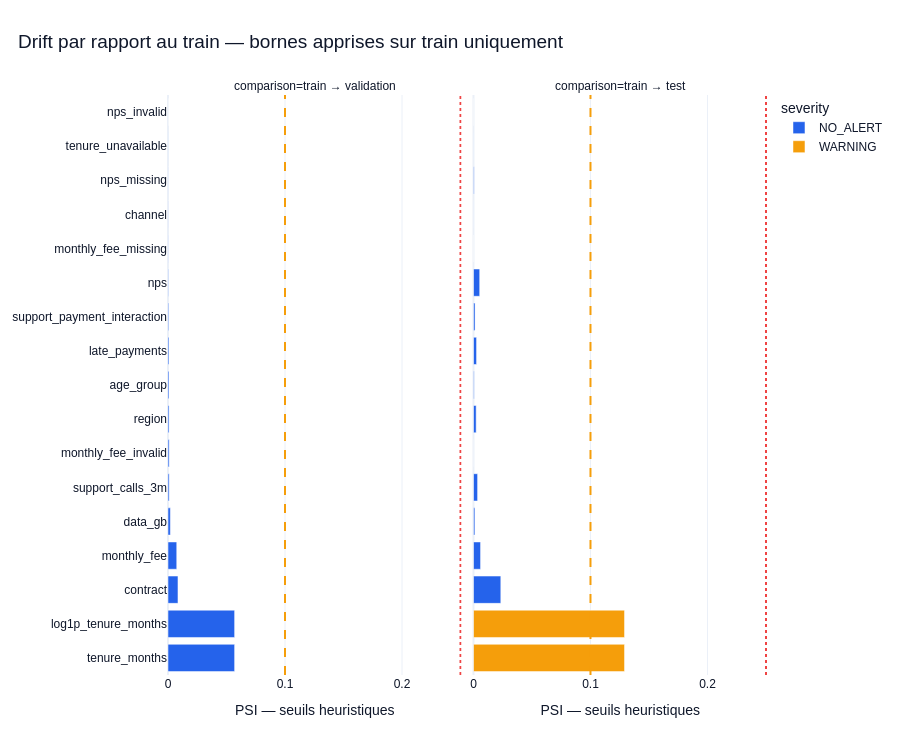

Source (notebook cell):
### Markdown cell above
## 7. Mesurer le drift par rapport au train

**Question.** Les distributions de validation et de test diffèrent-elles de la référence d'apprentissage ?

Le moniteur apprend les bornes numériques et les niveaux de référence **sur le train uniquement**, puis
compare validation et test sans refit. Les manquants ont leur propre modalité ; les variables numériques
à faible cardinalité sont aussi surveillées comme modalités, pour ne pas masquer un changement de constante.

Les indicateurs sont le **PSI**, la **variation totale**, les écarts de manquants et les nouvelles modalités.
Les proportions hors plage numérique du train sont également fournies. Les seuils YAML sont heuristiques,
pas des p-values ; aucun test d'indépendance des snapshots répétés n'est supposé.

**NO_ALERT signifie absence d'alerte selon ces métriques, pas preuve d'absence de drift.** Le drift conditionnel
ou multivarié et la dérive de performance d'un futur modèle ne sont pas certifiés par ce diagnostic univarié.

### Code cell
drift_monitor = DataDriftMonitor(config.drift).fit(result.partitions["train"][feature_columns])
drift_report = pd.concat(
    [
        drift_monitor.compare(result.partitions[name][feature_columns]).assign(
            comparison=f"train → {name}"
        )
        for name in ["validation", "test"]
    ],
    ignore_index=True,
)
fig = plot_drift_summary(drift_report, config.drift)
fig.show(renderer="plotly_mimetype")
print("Alertes détectées")
display(drift_report.loc[drift_report["severity"].ne("NO_ALERT")])

### Figure 1 — Plotly figure (JSON) as saved in the notebook; plotly's stock layout.template omitted (floating-point values rounded to 4 significant figures)
{"data": [{"customdata": [[0.08176, -0.05329, 0.0, 3.245], [0.08176, -0.05329, 0.0, 3.245], [0.04577, 0.0, 0.0, NaN], [0.03863, 0.08399, 0.0, 0.03346], [0.01938, 0.0, 0.0, 0.0], [0.01325, 0.0, 0.0, 0.0], [0.001499, 0.0, 0.0, 0.0], [0.01213, 0.0, 0.0, NaN], [0.0105, -0.5722, 0.0, NaN], [0.007581, 0.0, 0.0, 0.0], [0.008565, 0.0, 0.0, 0.0], [0.005896, 0.4286, 0.0, 0.0], [0.002339, 0.0, 0.0, 0.0], [0.003988, 0.0, 0.0, NaN], [0.004286, 0.0, 0.0, 0.0], [0.0005329, 0.0, 0.0, 0.0], [0.0, 0.0, 0.0, 0.0]], "hovertemplate": "severity=NO_ALERT<br>comparison=train → validation<br>psi=%{x}<br>feature=%{y}<br>total_variation=%{customdata[0]}<br>missing_delta_pp=%{customdata[1]}<br>unseen_percent_of_nonmissing=%{customdata[2]}<br>outside_train_range_percent=%{customdata[3]}<extra></extra>", "legendgroup": "NO_ALERT", "marker": {"color": "#2563EB", "pattern": {"shape": ""}}, "name": "NO_ALERT", "orientation": "h", "showlegend": true, "textposition": "auto", "type": "bar", "x": [0.05694, 0.05694, 0.008531, 0.007468, 0.002017, 0.001002, 0.001, 0.000903, 0.0008461, 0.0008242, 0.0005897, 0.0003518, 0.0001155, 0.0001033, 8.396e-05, 7.299e-05, 0.0], "xaxis": "x", "y": ["tenure_months", "log1p_tenure_months", "contract", "monthly_fee", "data_gb", "support_calls_3m", "monthly_fee_invalid", "region", "age_group", "late_payments", "support_payment_interaction", "nps", "monthly_fee_missing", "channel", "nps_missing", "tenure_unavailable", "nps_invalid"], "yaxis": "y"}, {"customdata": [[0.07564, 0.0, 0.0, NaN], [0.03295, -0.03451, 0.0, 0.03568], [0.02001, 1.102, 0.0, 0.0], [0.02254, 0.0, 0.0, 0.0], [0.009147, 0.0, 0.0, 0.0], [0.01988, 0.0, 0.0, NaN], [0.01171, 0.0, 0.0, 0.0], [0.01386, 0.0, 0.0, 0.0], [0.009331, 0.196, 0.0, NaN], [0.01102, 0.0, 0.0, 0.0], [0.0006252, 0.0, 0.0, 0.0], [0.004357, 0.0, 0.0, NaN], [0.0003768, 0.0, 0.0, 0.0], [3.177e-05, 0.0, 0.0, 0.0], [0.0, 0.0, 0.0, 0.0]], "hovertemplate": "severity=NO_ALERT<br>comparison=train → test<br>psi=%{x}<br>feature=%{y}<br>total_variation=%{customdata[0]}<br>missing_delta_pp=%{customdata[1]}<br>unseen_percent_of_nonmissing=%{customdata[2]}<br>outside_train_range_percent=%{customdata[3]}<extra></extra>", "legendgroup": "NO_ALERT", "marker": {"color": "#2563EB", "pattern": {"shape": ""}}, "name": "NO_ALERT", "orientation": "h", "showlegend": false, "textposition": "auto", "type": "bar", "x": [0.02334, 0.00604, 0.005303, 0.003505, 0.002626, 0.002292, 0.001325, 0.001161, 0.0005607, 0.0005582, 0.0001017, 9.349e-05, 4.925e-05, 2.177e-08, 0.0], "xaxis": "x2", "y": ["contract", "monthly_fee", "nps", "support_calls_3m", "late_payments", "region", "support_payment_interaction", "data_gb", "age_group", "nps_missing", "tenure_unavailable", "channel", "monthly_fee_invalid", "monthly_fee_missing", "nps_invalid"], "yaxis": "y2"}, {"customdata": [[0.1265, -0.06252, 0.0, 7.2], [0.1265, -0.06252, 0.0, 7.2]], "hovertemplate": "severity=WARNING<br>comparison=train → test<br>psi=%{x}<br>feature=%{y}<br>total_variation=%{customdata[0]}<br>missing_delta_pp=%{customdata[1]}<br>unseen_percent_of_nonmissing=%{customdata[2]}<br>outside_train_range_percent=%{customdata[3]}<extra></extra>", "legendgroup": "WARNING", "marker": {"color": "#F59E0B", "pattern": {"shape": ""}}, "name": "WARNING", "orientation": "h", "showlegend": true, "textposition": "auto", "type": "bar", "x": [0.1291, 0.1291], "xaxis": "x2", "y": ["tenure_months", "log1p_tenure_months"], "yaxis": "y2"}], "layout": {"annotations": [{"showarrow": false, "text": "comparison=train → validation", "x": 0.245, "xanchor": "center", "xref": "paper", "y": 1, "yanchor": "bottom", "yref": "paper"}, {"showarrow": false, "text": "comparison=train → test", "x": 0.755, "xanchor": "center", "xref": "paper", "y": 1, "yanchor": "bottom", "yref": "paper"}], "barmode": "relative", "font": {"color": "#0F172A", "family": "Arial", "size": 12}, "height": 750, "hoverlabel": {"bgcolor": "white", "font": {"size": 12}}, "legend": {"title": {"text": "severity"}, "tracegroupgap": 0}, "margin": {"b": 75, "l": 60, "r": 35, "t": 95}, "paper_bgcolor": "white", "plot_bgcolor": "white", "shapes": [{"line": {"color": "#F59E0B", "dash": "dash"}, "type": "line", "x0": 0.1, "x1": 0.1, "xref": "x", "y0": 0, "y1": 1, "yref": "y domain"}, {"line": {"color": "#F59E0B", "dash": "dash"}, "type": "line", "x0": 0.1, "x1": 0.1, "xref": "x2", "y0": 0, "y1": 1, "yref": "y2 domain"}, {"line": {"color": "#EF4444", "dash": "dot"}, "type": "line", "x0": 0.25, "x1": 0.25, "xref": "x", "y0": 0, "y1": 1, "yref": "y domain"}, {"line": {"color": "#EF4444", "dash": "dot"}, "type": "line", "x0": 0.25, "x1": 0.25, "xref": "x2", "y0": 0, "y1": 1, "yref": "y2 domain"}], "title": {"font": {"color": "#0F172A", "size": 19}, "text": "Drift par rapport au train — bornes apprises sur train uniquement", "x": 0.02}, "xaxis": {"anchor": "y", "domain": [0, 0.49], "rangemode": "tozero", "title": {"text": "PSI — seuils heuristiques"}}, "xaxis2": {"anchor": "y2", "domain": [0.51, 1], "matches": "x", "rangemode": "tozero", "title": {"text": "PSI — seuils heuristiques"}}, "yaxis": {"anchor": "x", "domain": [0, 1], "title": {}}, "yaxis2": {"anchor": "x2", "domain": [0, 1], "matches": "y", "showticklabels": false, "title": {}}}}
